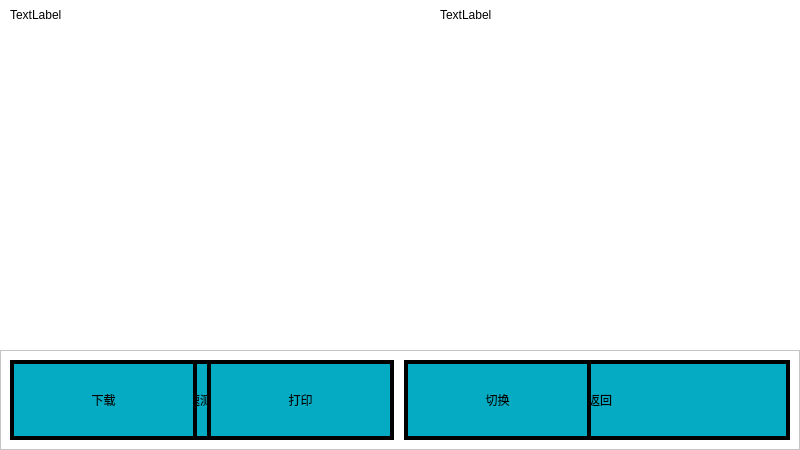
<?xml version="1.0" encoding="UTF-8"?>
<ui version="4.0">
 <class>Form</class>
 <widget class="QWidget" name="Form">
  <property name="geometry">
   <rect>
    <x>0</x>
    <y>0</y>
    <width>800</width>
    <height>450</height>
   </rect>
  </property>
  <property name="windowTitle">
   <string>Form</string>
  </property>
  <property name="styleSheet">
   <string notr="true">background-color: rgb(255, 255, 255);</string>
  </property>
  <widget class="QFrame" name="frame">
   <property name="geometry">
    <rect>
     <x>0</x>
     <y>350</y>
     <width>800</width>
     <height>100</height>
    </rect>
   </property>
   <property name="frameShape">
    <enum>QFrame::StyledPanel</enum>
   </property>
   <property name="frameShadow">
    <enum>QFrame::Raised</enum>
   </property>
   <widget class="QPushButton" name="btnConfirm">
    <property name="geometry">
     <rect>
      <x>10</x>
      <y>10</y>
      <width>380</width>
      <height>80</height>
     </rect>
    </property>
    <property name="styleSheet">
     <string notr="true">QPushButton {
font: 20pt &quot;宋体&quot;;
border:4px solid rgb(0,0,0);
background-color:#05abc2;
}

QPushButton:pressed{
background-color: rgb(255, 0, 0);
}
</string>
    </property>
    <property name="text">
     <string>确认</string>
    </property>
   </widget>
   <widget class="QPushButton" name="btnReturn">
    <property name="geometry">
     <rect>
      <x>410</x>
      <y>10</y>
      <width>380</width>
      <height>80</height>
     </rect>
    </property>
    <property name="styleSheet">
     <string notr="true">QPushButton {
font: 20pt &quot;宋体&quot;;
border:4px solid rgb(0,0,0);
background-color:#05abc2;
}

QPushButton:pressed{
background-color: rgb(255, 0, 0);
}
</string>
    </property>
    <property name="text">
     <string>返回</string>
    </property>
   </widget>
   <widget class="QPushButton" name="btnExe">
    <property name="geometry">
     <rect>
      <x>10</x>
      <y>10</y>
      <width>380</width>
      <height>80</height>
     </rect>
    </property>
    <property name="styleSheet">
     <string notr="true">QPushButton {
font: 20pt &quot;宋体&quot;;
border:4px solid rgb(0,0,0);
background-color:#05abc2;
}

QPushButton:pressed{
background-color: rgb(255, 0, 0);
}
</string>
    </property>
    <property name="text">
     <string>快速测试</string>
    </property>
   </widget>
   <widget class="QPushButton" name="btnSwitch">
    <property name="geometry">
     <rect>
      <x>404</x>
      <y>10</y>
      <width>187</width>
      <height>80</height>
     </rect>
    </property>
    <property name="styleSheet">
     <string notr="true">QPushButton {
font: 20pt &quot;宋体&quot;;
border:4px solid rgb(0,0,0);
background-color:#05abc2;
}

QPushButton:pressed{
background-color: rgb(255, 0, 0);
}
</string>
    </property>
    <property name="text">
     <string>切换</string>
    </property>
   </widget>
   <widget class="QPushButton" name="btnPrint">
    <property name="geometry">
     <rect>
      <x>207</x>
      <y>10</y>
      <width>187</width>
      <height>80</height>
     </rect>
    </property>
    <property name="styleSheet">
     <string notr="true">QPushButton {
font: 20pt &quot;宋体&quot;;
border:4px solid rgb(0,0,0);
background-color:#05abc2;
}

QPushButton:pressed{
background-color: rgb(255, 0, 0);
}
</string>
    </property>
    <property name="text">
     <string>打印</string>
    </property>
   </widget>
   <widget class="QPushButton" name="btnDownload">
    <property name="geometry">
     <rect>
      <x>10</x>
      <y>10</y>
      <width>187</width>
      <height>80</height>
     </rect>
    </property>
    <property name="styleSheet">
     <string notr="true">QPushButton {
font: 20pt &quot;宋体&quot;;
border:4px solid rgb(0,0,0);
background-color:#05abc2;
}

QPushButton:pressed{
background-color: rgb(255, 0, 0);
}
</string>
    </property>
    <property name="text">
     <string>下载</string>
    </property>
   </widget>
  </widget>
  <widget class="QStackedWidget" name="stackedWidget">
   <property name="geometry">
    <rect>
     <x>0</x>
     <y>0</y>
     <width>800</width>
     <height>350</height>
    </rect>
   </property>
   <property name="currentIndex">
    <number>2</number>
   </property>
   <widget class="QWidget" name="page">
    <widget class="QLineEdit" name="paraLine">
     <property name="geometry">
      <rect>
       <x>166</x>
       <y>150</y>
       <width>129</width>
       <height>31</height>
      </rect>
     </property>
     <property name="styleSheet">
      <string notr="true">font: 20pt &quot;宋体&quot;;
color: rgb(255, 255, 255);
background-color: rgb(0, 0, 0);</string>
     </property>
     <property name="inputMethodHints">
      <set>Qt::ImhDigitsOnly</set>
     </property>
    </widget>
    <widget class="QLabel" name="label_4">
     <property name="geometry">
      <rect>
       <x>20</x>
       <y>294</y>
       <width>112</width>
       <height>27</height>
      </rect>
     </property>
     <property name="styleSheet">
      <string notr="true">font: 20pt &quot;宋体&quot;;</string>
     </property>
     <property name="text">
      <string>批次编号</string>
     </property>
    </widget>
    <widget class="QPushButton" name="pushButton_2">
     <property name="enabled">
      <bool>false</bool>
     </property>
     <property name="geometry">
      <rect>
       <x>19</x>
       <y>10</y>
       <width>271</width>
       <height>35</height>
      </rect>
     </property>
     <property name="sizePolicy">
      <sizepolicy hsizetype="Preferred" vsizetype="Preferred">
       <horstretch>0</horstretch>
       <verstretch>0</verstretch>
      </sizepolicy>
     </property>
     <property name="maximumSize">
      <size>
       <width>16777215</width>
       <height>50</height>
      </size>
     </property>
     <property name="styleSheet">
      <string notr="true">background-color: rgb(5, 171, 194);
color: rgb(0, 0, 0);
font: 20pt &quot;宋体&quot;;
</string>
     </property>
     <property name="text">
      <string>检测信息</string>
     </property>
    </widget>
    <widget class="QLabel" name="label_11">
     <property name="geometry">
      <rect>
       <x>376</x>
       <y>294</y>
       <width>131</width>
       <height>40</height>
      </rect>
     </property>
     <property name="styleSheet">
      <string notr="true">font: 20pt &quot;宋体&quot;;</string>
     </property>
     <property name="text">
      <string>送检医生*</string>
     </property>
    </widget>
    <widget class="QLabel" name="label">
     <property name="geometry">
      <rect>
       <x>20</x>
       <y>261</y>
       <width>112</width>
       <height>27</height>
      </rect>
     </property>
     <property name="styleSheet">
      <string notr="true">font: 20pt &quot;宋体&quot;;</string>
     </property>
     <property name="text">
      <string>检测项目</string>
     </property>
    </widget>
    <widget class="QLineEdit" name="ageLine">
     <property name="geometry">
      <rect>
       <x>516</x>
       <y>134</y>
       <width>230</width>
       <height>40</height>
      </rect>
     </property>
     <property name="styleSheet">
      <string notr="true">QLineEdit{
font: 20pt &quot;宋体&quot;;
background-color:rgba(0,0,0,255);
color: rgb(255,255,255);
}</string>
     </property>
     <property name="inputMethodHints">
      <set>Qt::ImhDigitsOnly</set>
     </property>
    </widget>
    <widget class="QLineEdit" name="nameLine">
     <property name="geometry">
      <rect>
       <x>516</x>
       <y>84</y>
       <width>230</width>
       <height>40</height>
      </rect>
     </property>
     <property name="styleSheet">
      <string notr="true">QLineEdit{
font: 20pt &quot;宋体&quot;;
background-color:rgba(0,0,0,255);
color: rgb(255,255,255);
}</string>
     </property>
    </widget>
    <widget class="QLabel" name="label_10">
     <property name="geometry">
      <rect>
       <x>406</x>
       <y>244</y>
       <width>80</width>
       <height>40</height>
      </rect>
     </property>
     <property name="styleSheet">
      <string notr="true">font: 20pt &quot;宋体&quot;;</string>
     </property>
     <property name="text">
      <string>科室*</string>
     </property>
    </widget>
    <widget class="QLabel" name="label_6">
     <property name="geometry">
      <rect>
       <x>406</x>
       <y>84</y>
       <width>80</width>
       <height>40</height>
      </rect>
     </property>
     <property name="sizePolicy">
      <sizepolicy hsizetype="Preferred" vsizetype="Preferred">
       <horstretch>0</horstretch>
       <verstretch>0</verstretch>
      </sizepolicy>
     </property>
     <property name="minimumSize">
      <size>
       <width>80</width>
       <height>40</height>
      </size>
     </property>
     <property name="maximumSize">
      <size>
       <width>80</width>
       <height>40</height>
      </size>
     </property>
     <property name="styleSheet">
      <string notr="true">font: 20pt &quot;宋体&quot;;</string>
     </property>
     <property name="text">
      <string>姓名*</string>
     </property>
    </widget>
    <widget class="QLabel" name="label_7">
     <property name="geometry">
      <rect>
       <x>20</x>
       <y>110</y>
       <width>140</width>
       <height>27</height>
      </rect>
     </property>
     <property name="styleSheet">
      <string notr="true">font: 20pt &quot;宋体&quot;;</string>
     </property>
     <property name="text">
      <string>试剂卡规格</string>
     </property>
    </widget>
    <widget class="QPushButton" name="pushButton_3">
     <property name="enabled">
      <bool>false</bool>
     </property>
     <property name="geometry">
      <rect>
       <x>19</x>
       <y>201</y>
       <width>271</width>
       <height>35</height>
      </rect>
     </property>
     <property name="sizePolicy">
      <sizepolicy hsizetype="Preferred" vsizetype="Preferred">
       <horstretch>0</horstretch>
       <verstretch>0</verstretch>
      </sizepolicy>
     </property>
     <property name="maximumSize">
      <size>
       <width>16777215</width>
       <height>50</height>
      </size>
     </property>
     <property name="styleSheet">
      <string notr="true">background-color: rgb(5, 171, 194);
color: rgb(0, 0, 0);
font: 20pt &quot;宋体&quot;;
</string>
     </property>
     <property name="text">
      <string>检测信息</string>
     </property>
    </widget>
    <widget class="QPushButton" name="pushButton">
     <property name="enabled">
      <bool>false</bool>
     </property>
     <property name="geometry">
      <rect>
       <x>346</x>
       <y>10</y>
       <width>441</width>
       <height>35</height>
      </rect>
     </property>
     <property name="sizePolicy">
      <sizepolicy hsizetype="Preferred" vsizetype="Preferred">
       <horstretch>0</horstretch>
       <verstretch>0</verstretch>
      </sizepolicy>
     </property>
     <property name="minimumSize">
      <size>
       <width>0</width>
       <height>0</height>
      </size>
     </property>
     <property name="maximumSize">
      <size>
       <width>16777215</width>
       <height>50</height>
      </size>
     </property>
     <property name="styleSheet">
      <string notr="true">font: 20pt &quot;宋体&quot;;
background-color: rgb(5, 171, 194);
color: rgb(0, 0, 0);</string>
     </property>
     <property name="text">
      <string>病人信息</string>
     </property>
    </widget>
    <widget class="QLabel" name="label_5">
     <property name="geometry">
      <rect>
       <x>169</x>
       <y>294</y>
       <width>112</width>
       <height>27</height>
      </rect>
     </property>
     <property name="styleSheet">
      <string notr="true">font: 20pt &quot;宋体&quot;;</string>
     </property>
     <property name="text">
      <string/>
     </property>
    </widget>
    <widget class="QLabel" name="label_9">
     <property name="geometry">
      <rect>
       <x>406</x>
       <y>189</y>
       <width>80</width>
       <height>40</height>
      </rect>
     </property>
     <property name="styleSheet">
      <string notr="true">font: 20pt &quot;宋体&quot;;</string>
     </property>
     <property name="text">
      <string>性别*</string>
     </property>
    </widget>
    <widget class="QComboBox" name="modeBox_1">
     <property name="geometry">
      <rect>
       <x>166</x>
       <y>67</y>
       <width>129</width>
       <height>31</height>
      </rect>
     </property>
     <property name="styleSheet">
      <string notr="true">QComboBox::drop-down{
width:56px;  height:56px;
}

QComboBox{
font: 20pt &quot;宋体&quot;;
color: rgb(255, 255, 255);
background-color: rgb(0, 0, 0);
}

QComboBox QAbstractItemView {
	background-color: rgb(0, 0, 0);/*背景颜色*/
    padding: 1px 2px 1px 2px;  /*针对于组合框中的文本内容*/
	color: rgb(255,255,255)
}</string>
     </property>
    </widget>
    <widget class="QLabel" name="label_3">
     <property name="geometry">
      <rect>
       <x>20</x>
       <y>67</y>
       <width>140</width>
       <height>27</height>
      </rect>
     </property>
     <property name="styleSheet">
      <string notr="true">font: 20pt &quot;宋体&quot;;
</string>
     </property>
     <property name="text">
      <string>试剂卡型号</string>
     </property>
    </widget>
    <widget class="QLabel" name="label_2">
     <property name="geometry">
      <rect>
       <x>169</x>
       <y>261</y>
       <width>112</width>
       <height>27</height>
      </rect>
     </property>
     <property name="styleSheet">
      <string notr="true">font: 20pt &quot;宋体&quot;;</string>
     </property>
     <property name="text">
      <string/>
     </property>
    </widget>
    <widget class="QLineEdit" name="departCb">
     <property name="geometry">
      <rect>
       <x>516</x>
       <y>244</y>
       <width>230</width>
       <height>40</height>
      </rect>
     </property>
     <property name="styleSheet">
      <string notr="true">QLineEdit{
font: 20pt &quot;宋体&quot;;
background-color:rgba(0,0,0,255);
color: rgb(255,255,255);
}</string>
     </property>
    </widget>
    <widget class="QLabel" name="label_8">
     <property name="geometry">
      <rect>
       <x>406</x>
       <y>134</y>
       <width>81</width>
       <height>51</height>
      </rect>
     </property>
     <property name="styleSheet">
      <string notr="true">font: 20pt &quot;宋体&quot;;</string>
     </property>
     <property name="text">
      <string>年龄*</string>
     </property>
    </widget>
    <widget class="QLineEdit" name="docCb">
     <property name="geometry">
      <rect>
       <x>516</x>
       <y>294</y>
       <width>230</width>
       <height>40</height>
      </rect>
     </property>
     <property name="styleSheet">
      <string notr="true">QLineEdit{
font: 20pt &quot;宋体&quot;;
background-color:rgba(0,0,0,255);
color: rgb(255,255,255);
}</string>
     </property>
    </widget>
    <widget class="QLabel" name="label_12">
     <property name="geometry">
      <rect>
       <x>20</x>
       <y>150</y>
       <width>140</width>
       <height>27</height>
      </rect>
     </property>
     <property name="styleSheet">
      <string notr="true">font: 20pt &quot;宋体&quot;;</string>
     </property>
     <property name="text">
      <string>参数(选填)</string>
     </property>
    </widget>
    <widget class="QLabel" name="typeLabel">
     <property name="geometry">
      <rect>
       <x>166</x>
       <y>110</y>
       <width>129</width>
       <height>31</height>
      </rect>
     </property>
     <property name="styleSheet">
      <string notr="true">font: 20pt &quot;宋体&quot;;</string>
     </property>
     <property name="text">
      <string/>
     </property>
    </widget>
    <widget class="QRadioButton" name="radioButton">
     <property name="geometry">
      <rect>
       <x>530</x>
       <y>190</y>
       <width>95</width>
       <height>40</height>
      </rect>
     </property>
     <property name="styleSheet">
      <string notr="true">font: 20pt &quot;宋体&quot;;</string>
     </property>
     <property name="text">
      <string>男</string>
     </property>
    </widget>
    <widget class="QRadioButton" name="radioButton_2">
     <property name="geometry">
      <rect>
       <x>650</x>
       <y>190</y>
       <width>95</width>
       <height>40</height>
      </rect>
     </property>
     <property name="styleSheet">
      <string notr="true">font: 20pt &quot;宋体&quot;;</string>
     </property>
     <property name="text">
      <string>女</string>
     </property>
    </widget>
   </widget>
   <widget class="QWidget" name="page_2">
    <widget class="QTableView" name="exeTable">
     <property name="geometry">
      <rect>
       <x>10</x>
       <y>0</y>
       <width>771</width>
       <height>350</height>
      </rect>
     </property>
     <property name="styleSheet">
      <string notr="true">#exeTable{
	font: 20pt &quot;宋体&quot;;
border:4px solid rgb(0,0,0);
background-color:rgb(255,255,255);
}

QComboBox {
    font: 20pt &quot;宋体&quot;;
	color: rgb(255, 255, 255);
	background-color: rgb(0,0,0);
	align: center;
}

QComboBox QAbstractItemView {
	background-color: rgb(0, 0, 0);/*背景颜色*/
    padding: 1px 2px 1px 2px;  /*针对于组合框中的文本内容*/
	color: rgb(255,255,255)
}</string>
     </property>
    </widget>
   </widget>
   <widget class="QWidget" name="page_3">
    <widget class="QLabel" name="photoLabel">
     <property name="geometry">
      <rect>
       <x>440</x>
       <y>0</y>
       <width>350</width>
       <height>350</height>
      </rect>
     </property>
     <property name="sizePolicy">
      <sizepolicy hsizetype="Fixed" vsizetype="Fixed">
       <horstretch>0</horstretch>
       <verstretch>0</verstretch>
      </sizepolicy>
     </property>
     <property name="minimumSize">
      <size>
       <width>350</width>
       <height>350</height>
      </size>
     </property>
     <property name="maximumSize">
      <size>
       <width>350</width>
       <height>350</height>
      </size>
     </property>
     <property name="styleSheet">
      <string notr="true">font: 20pt &quot;宋体&quot;;</string>
     </property>
     <property name="text">
      <string/>
     </property>
     <property name="alignment">
      <set>Qt::AlignLeading|Qt::AlignLeft|Qt::AlignTop</set>
     </property>
    </widget>
    <widget class="QLabel" name="picLabel">
     <property name="geometry">
      <rect>
       <x>10</x>
       <y>0</y>
       <width>350</width>
       <height>350</height>
      </rect>
     </property>
     <property name="sizePolicy">
      <sizepolicy hsizetype="Fixed" vsizetype="Fixed">
       <horstretch>0</horstretch>
       <verstretch>0</verstretch>
      </sizepolicy>
     </property>
     <property name="minimumSize">
      <size>
       <width>350</width>
       <height>350</height>
      </size>
     </property>
     <property name="maximumSize">
      <size>
       <width>350</width>
       <height>350</height>
      </size>
     </property>
     <property name="styleSheet">
      <string notr="true">font: 20pt &quot;宋体&quot;;</string>
     </property>
     <property name="text">
      <string>origin_photo</string>
     </property>
     <property name="alignment">
      <set>Qt::AlignLeading|Qt::AlignLeft|Qt::AlignTop</set>
     </property>
    </widget>
    <widget class="QLabel" name="leftLabel">
     <property name="geometry">
      <rect>
       <x>10</x>
       <y>0</y>
       <width>350</width>
       <height>30</height>
      </rect>
     </property>
     <property name="styleSheet">
      <string notr="true">font: 20pt &quot;宋体&quot;;</string>
     </property>
     <property name="text">
      <string>TextLabel</string>
     </property>
    </widget>
    <widget class="QLabel" name="rightLabel">
     <property name="geometry">
      <rect>
       <x>440</x>
       <y>0</y>
       <width>350</width>
       <height>30</height>
      </rect>
     </property>
     <property name="styleSheet">
      <string notr="true">font: 20pt &quot;宋体&quot;;</string>
     </property>
     <property name="text">
      <string>TextLabel</string>
     </property>
    </widget>
    <zorder>photoLabel</zorder>
    <zorder>picLabel</zorder>
    <zorder>rightLabel</zorder>
    <zorder>leftLabel</zorder>
   </widget>
  </widget>
 </widget>
 <resources/>
 <connections/>
</ui>
